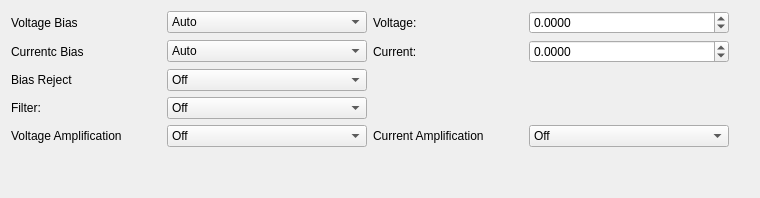
        <widget class="QWidget" name="tab_6">
         <attribute name="title">
          <string>Output Conditioning</string>
         </attribute>
         <layout class="QHBoxLayout" name="horizontalLayout_8">
          <item>
           <layout class="QGridLayout" name="gridLayout_7">
            <item row="5" column="1">
             <spacer name="verticalSpacer_6">
              <property name="sizeHint" stdset="0">
               <size>
                <width>20</width>
                <height>40</height>
               </size>
              </property>
             </spacer>
            </item>
            <item row="2" column="0">
             <widget class="QLabel" name="labelResource_27">
              <property name="minimumSize">
               <size>
                <width>150</width>
                <height>0</height>
               </size>
              </property>
              <property name="text">
               <string>Bias Reject</string>
              </property>
             </widget>
            </item>
            <item row="0" column="1">
             <widget class="QComboBox" name="voltageBiasCombo">
              <property name="minimumSize">
               <size>
                <width>200</width>
                <height>0</height>
               </size>
              </property>
              <item>
               <property name="text">
                <string>Auto</string>
               </property>
              </item>
              <item>
               <property name="text">
                <string>Fixed</string>
               </property>
              </item>
             </widget>
            </item>
            <item row="1" column="1">
             <widget class="QComboBox" name="currentBiasCombo">
              <property name="minimumSize">
               <size>
                <width>200</width>
                <height>0</height>
               </size>
              </property>
              <item>
               <property name="text">
                <string>Auto</string>
               </property>
              </item>
              <item>
               <property name="text">
                <string>Fixed</string>
               </property>
              </item>
             </widget>
            </item>
            <item row="4" column="2">
             <widget class="QLabel" name="labelResource_37">
              <property name="minimumSize">
               <size>
                <width>150</width>
                <height>0</height>
               </size>
              </property>
              <property name="text">
               <string>Current Amplification</string>
              </property>
             </widget>
            </item>
            <item row="0" column="3">
             <widget class="QDoubleSpinBox" name="voltageBiasSpin">
              <property name="decimals">
               <number>4</number>
              </property>
              <property name="minimum">
               <double>-14.500000000000000</double>
              </property>
              <property name="maximum">
               <double>14.500000000000000</double>
              </property>
              <property name="singleStep">
               <double>0.100000000000000</double>
              </property>
             </widget>
            </item>
            <item row="0" column="0">
             <widget class="QLabel" name="labelResource_22">
              <property name="minimumSize">
               <size>
                <width>150</width>
                <height>0</height>
               </size>
              </property>
              <property name="text">
               <string>Voltage Bias</string>
              </property>
             </widget>
            </item>
            <item row="1" column="3">
             <widget class="QDoubleSpinBox" name="currentBiasSpin">
              <property name="minimumSize">
               <size>
                <width>150</width>
                <height>0</height>
               </size>
              </property>
              <property name="decimals">
               <number>4</number>
              </property>
              <property name="minimum">
               <double>-2.000000000000000</double>
              </property>
              <property name="maximum">
               <double>2.000000000000000</double>
              </property>
              <property name="singleStep">
               <double>0.100000000000000</double>
              </property>
             </widget>
            </item>
            <item row="0" column="2">
             <widget class="QLabel" name="labelResource_21">
              <property name="minimumSize">
               <size>
                <width>150</width>
                <height>0</height>
               </size>
              </property>
              <property name="text">
               <string>Voltage:</string>
              </property>
             </widget>
            </item>
            <item row="1" column="2">
             <widget class="QLabel" name="labelResource_29">
              <property name="minimumSize">
               <size>
                <width>150</width>
                <height>0</height>
               </size>
              </property>
              <property name="text">
               <string>Current:</string>
              </property>
             </widget>
            </item>
            <item row="2" column="1">
             <widget class="QComboBox" name="biasRejectCombo">
              <property name="minimumSize">
               <size>
                <width>200</width>
                <height>0</height>
               </size>
              </property>
              <item>
               <property name="text">
                <string>Off</string>
               </property>
              </item>
              <item>
               <property name="text">
                <string>On</string>
               </property>
              </item>
             </widget>
            </item>
            <item row="1" column="0">
             <widget class="QLabel" name="labelResource_20">
              <property name="minimumSize">
               <size>
                <width>150</width>
                <height>0</height>
               </size>
              </property>
              <property name="text">
               <string>Currentc Bias</string>
              </property>
             </widget>
            </item>
            <item row="3" column="0">
             <widget class="QLabel" name="labelResource_28">
              <property name="minimumSize">
               <size>
                <width>150</width>
                <height>0</height>
               </size>
              </property>
              <property name="text">
               <string>Filter:</string>
              </property>
             </widget>
            </item>
            <item row="3" column="1">
             <widget class="QComboBox" name="filterCombo">
              <property name="minimumSize">
               <size>
                <width>200</width>
                <height>0</height>
               </size>
              </property>
              <item>
               <property name="text">
                <string>Off</string>
               </property>
              </item>
              <item>
               <property name="text">
                <string>On</string>
               </property>
              </item>
             </widget>
            </item>
            <item row="4" column="0">
             <widget class="QLabel" name="labelResource_36">
              <property name="minimumSize">
               <size>
                <width>150</width>
                <height>0</height>
               </size>
              </property>
              <property name="text">
               <string>Voltage Amplification</string>
              </property>
             </widget>
            </item>
            <item row="4" column="1">
             <widget class="QComboBox" name="voltageAmplificationCombo">
              <property name="minimumSize">
               <size>
                <width>200</width>
                <height>0</height>
               </size>
              </property>
              <item>
               <property name="text">
                <string>Off</string>
               </property>
              </item>
              <item>
               <property name="text">
                <string>×10</string>
               </property>
              </item>
             </widget>
            </item>
            <item row="4" column="3">
             <widget class="QComboBox" name="currentAmplificationCombo">
              <property name="minimumSize">
               <size>
                <width>200</width>
                <height>0</height>
               </size>
              </property>
              <item>
               <property name="text">
                <string>Off</string>
               </property>
              </item>
              <item>
               <property name="text">
                <string>×10</string>
               </property>
              </item>
             </widget>
            </item>
           </layout>
          </item>
          <item>
           <spacer name="horizontalSpacer_6">
            <property name="orientation">
             <enum>Qt::Horizontal</enum>
            </property>
            <property name="sizeHint" stdset="0">
             <size>
              <width>20</width>
              <height>40</height>
             </size>
            </property>
           </spacer>
          </item>
         </layout>
        </widget>
